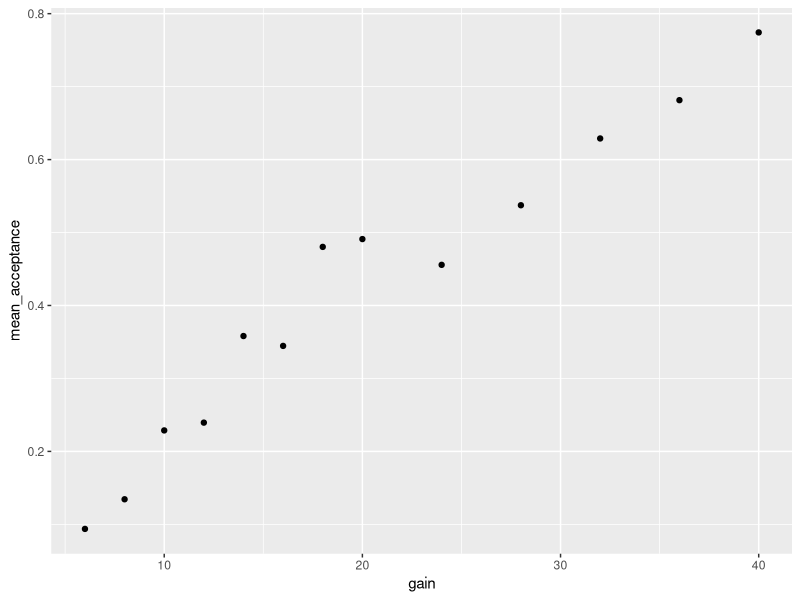
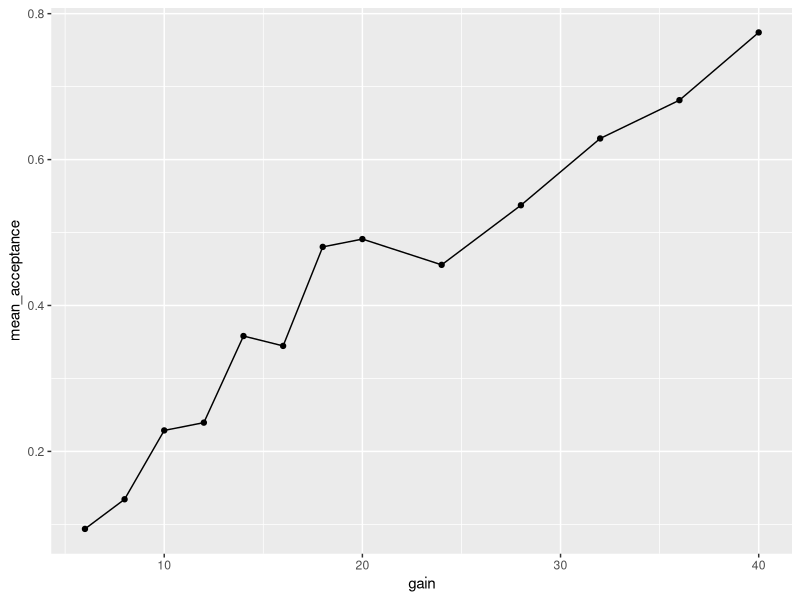
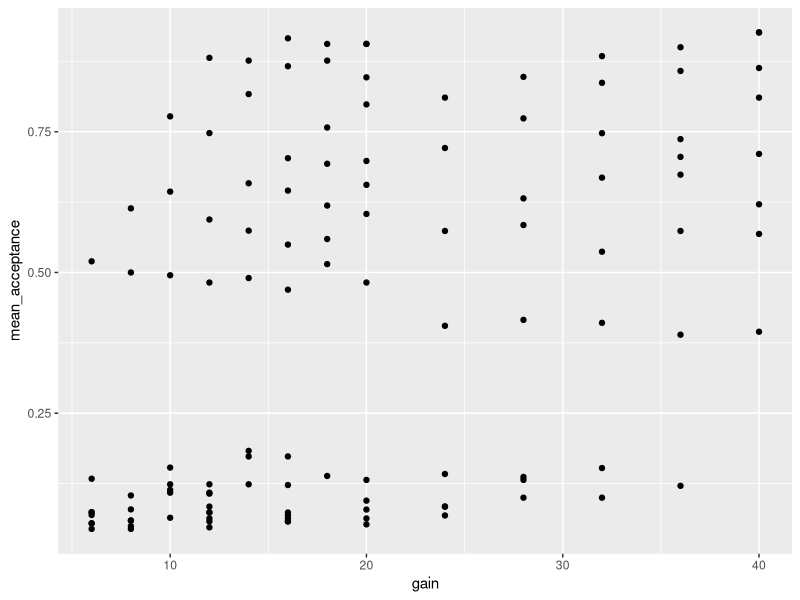
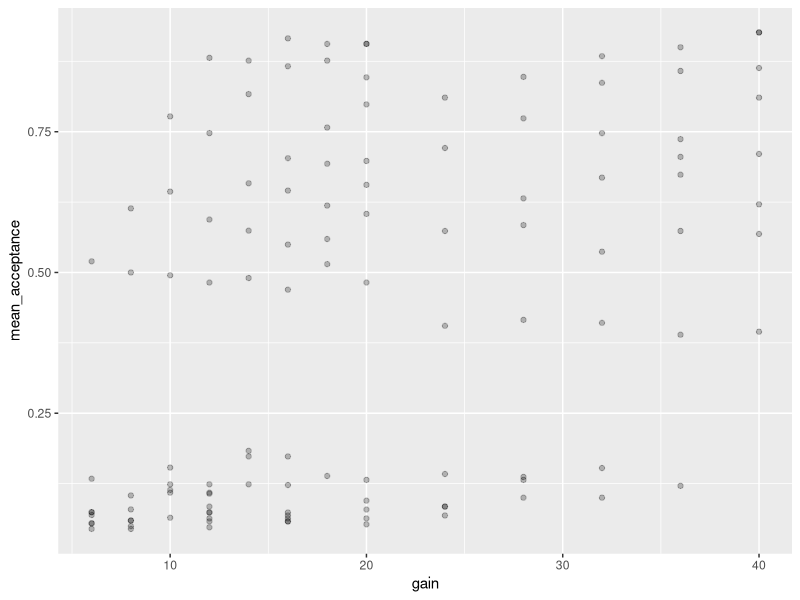
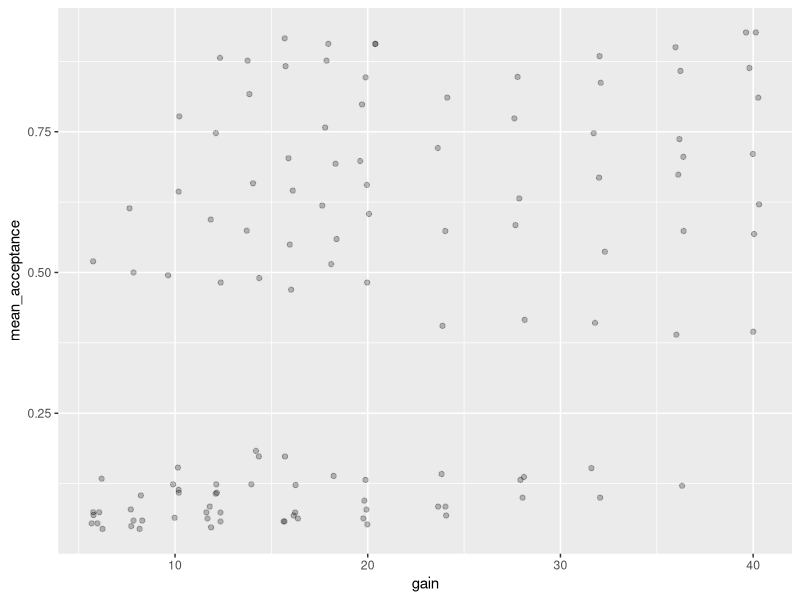
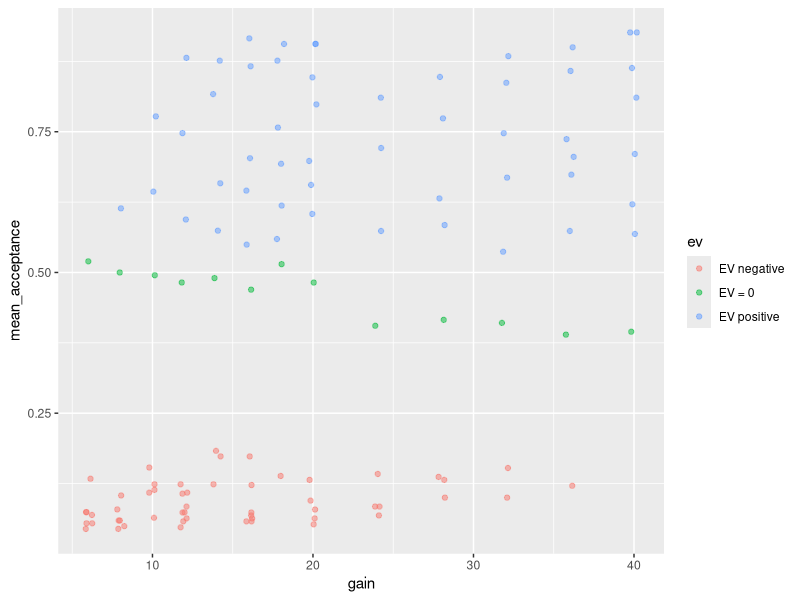
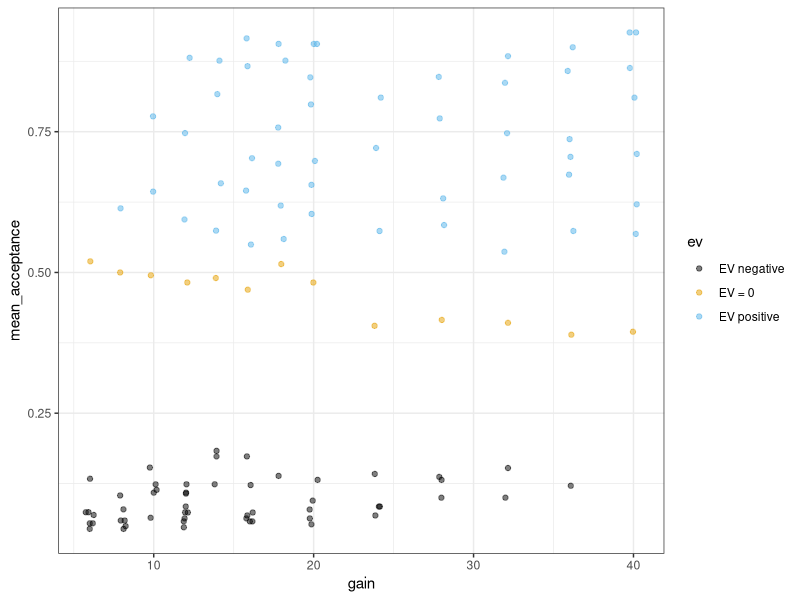
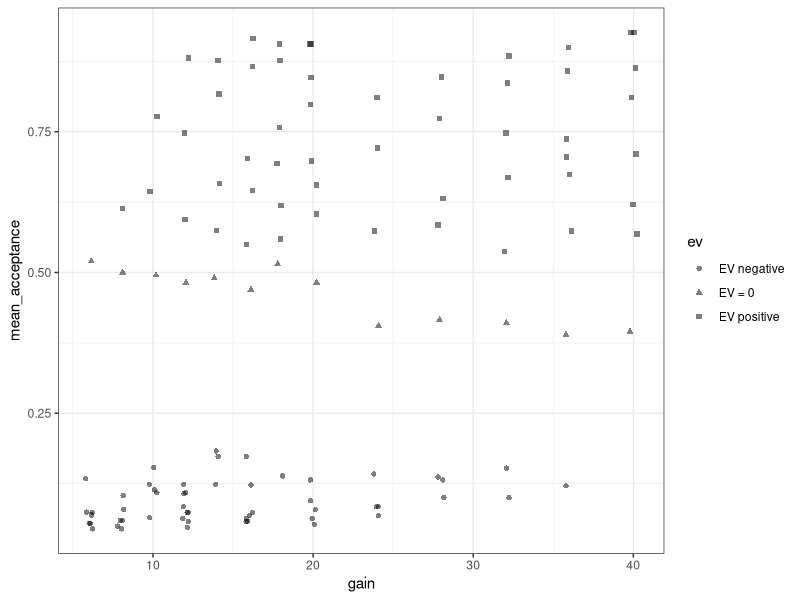

Reproduce these figures in R, in order. (Note: this script raises an error after producing the figures.)
## ---- message=FALSE-----------------------------------------------------
library("tidyverse")
ws1a <- read_csv("data/ws2015_exp1a.csv")
ws1b <- read_csv("data/ws2015_exp1b.csv")
ws1a <- ws1a %>%
  mutate(subno = factor(paste0("e1a_", subno)))
ws1b <- ws1b %>%
  mutate(subno = factor(paste0("e1b_", subno)))
ws1 <- bind_rows(ws1a, ws1b)
ws1 <- ws1 %>% 
  mutate(
    response = factor(response, levels = c("reject", "accept")),
    condition = factor(
      condition, 
      levels = c(40.2, 20.2, 40.4, 20.4), 
      labels = c("-$20/+$40", "-$20/+$20", "-$40/+$40", "-$40/+$20")
    )
  )
glimpse(ws1)


## -----------------------------------------------------------------------
lot_sum <- ws1 %>% 
  group_by(gain) %>% 
  summarise(mean_acceptance = mean(resp))
lot_sum


## ----first-fig----------------------------------------------------------
ggplot(lot_sum, aes(x = gain, y = mean_acceptance)) +
  geom_point()


## -----------------------------------------------------------------------
ggplot(lot_sum, aes(x = gain, y = mean_acceptance)) +
  geom_point() +
  geom_line()


## -----------------------------------------------------------------------
lot_sum2 <- ws1 %>% 
  filter(condition %in% c("-$20/+$20", "-$40/+$40")) %>% 
  group_by(loss, gain) %>% 
  summarise(mean_acceptance = mean(resp))
lot_sum2


## -----------------------------------------------------------------------
ggplot(lot_sum2, aes(x = gain, y = mean_acceptance)) +
  geom_point()


## -----------------------------------------------------------------------
ggplot(lot_sum2, aes(x = gain, y = mean_acceptance)) +
  geom_point(alpha = 0.25)


## -----------------------------------------------------------------------
ggplot(lot_sum2, aes(x = gain, y = mean_acceptance)) +
  geom_jitter(width = 0.4, alpha = 0.25)


## -----------------------------------------------------------------------
lot_sum2 <- lot_sum2 %>% 
  mutate(ev = case_when(
    gain == loss ~ "EV = 0",
    gain < loss ~ "EV negative",
    gain > loss ~ "EV positive"
  )) %>% 
  mutate(
    ev = factor(ev, levels = c("EV negative", "EV = 0", "EV positive"))
  )
lot_sum2


## -----------------------------------------------------------------------
ggplot(lot_sum2, aes(x = gain, y = mean_acceptance, colour = ev)) +
  geom_jitter(width = 0.25, alpha = 0.5)


## -----------------------------------------------------------------------
ggplot(lot_sum2, aes(x = gain, y = mean_acceptance, colour = ev)) +
  geom_jitter(width = 0.25, alpha = 0.5) +
  ggthemes::scale_colour_colorblind() +
  theme_bw()


## -----------------------------------------------------------------------
ggplot(lot_sum2, aes(x = gain, y = mean_acceptance, shape = ev)) +
  geom_jitter(width = 0.25, alpha = 0.5) +
  ggthemes::scale_colour_colorblind() +
  theme_bw()


## -----------------------------------------------------------------------
ggplot(lot_sum2, aes(x = gain, y = mean_acceptance, 
                     shape = ev, colour = ev)) +
  geom_jitter(width = 0.25, alpha = 0.5) +
  ggthemes::scale_colour_colorblind() +
  theme_bw()


## -----------------------------------------------------------------------
ggplot(lot_sum2, aes(x = gain, y = mean_acceptance, 
                     colour = ev, size = loss)) +
  geom_jitter(width = 0.25, alpha = 0.5) +
  ggthemes::scale_colour_colorblind() +
  theme_bw()


## -----------------------------------------------------------------------
lot_sum_all <- ws1 %>% 
  group_by(condition, loss, gain) %>% 
  summarise(mean_acceptance = mean(resp)) %>% 
  mutate(ev = case_when(
    gain == loss ~ "EV = 0",
    gain < loss ~ "EV negative",
    gain > loss ~ "EV positive"
  )) %>% 
  mutate(
    ev = factor(ev, levels = c("EV negative", "EV = 0", "EV positive"))
  )
lot_sum_all


## ---- fig.asp = 0.8-----------------------------------------------------
ggplot(lot_sum_all, aes(x = gain, y = mean_acceptance, 
                        colour = ev)) +
  geom_jitter(width = 0.25, alpha = 0.5) +
  ggthemes::scale_colour_colorblind() +
  theme_bw() +
  facet_wrap(vars(condition)) 


## ---- fig.asp = 0.9-----------------------------------------------------
ggplot(lot_sum_all, aes(x = gain, y = mean_acceptance, 
                        colour = ev)) +
  geom_jitter(width = 0.25, alpha = 0.5) +
  ggthemes::scale_colour_colorblind() +
  theme_bw() +
  facet_wrap(vars(condition)) + 
  theme(legend.position = "bottom")


## -----------------------------------------------------------------------
theme_set(theme_bw(base_size = 15) + 
            theme(legend.position="bottom", 
                  panel.grid.major.x = element_blank()))


## -----------------------------------------------------------------------
part_sum <- ws1 %>%
  group_by(condition, subno) %>%   # aggregate for both, condition and subno
  summarise(mean_acc = mean(resp)) 
part_sum


## -----------------------------------------------------------------------
ggplot(part_sum, aes(x = condition, y = mean_acc)) +
  geom_point()


## -----------------------------------------------------------------------
ggplot(part_sum, aes(x = condition, y = mean_acc)) +
  geom_jitter(alpha = 0.25)


## -----------------------------------------------------------------------
ggplot(part_sum, aes(x = condition, y = mean_acc)) +
  geom_jitter(width = 0.2, alpha = 0.25)


## -----------------------------------------------------------------------
library("ggbeeswarm")


## -----------------------------------------------------------------------
ggplot(part_sum, aes(x = condition, y = mean_acc)) +
  geom_beeswarm()


## -----------------------------------------------------------------------
ggplot(part_sum, aes(x = condition, y = mean_acc)) +
  geom_quasirandom()


## -----------------------------------------------------------------------
ggplot(part_sum, aes(x = condition, y = mean_acc)) +
  geom_boxplot()


## ----annotated-boxplot, fig.cap='Annotated variant of box plot.', echo=FALSE----
knitr::include_graphics("figures/annotated_boxplot.jpeg")


## -----------------------------------------------------------------------
ggplot(part_sum, aes(x = condition, y = mean_acc)) +
  geom_violin()


## -----------------------------------------------------------------------
ggplot(part_sum, aes(x = condition, y = mean_acc)) +
  geom_violin(draw_quantiles = c(0.25, 0.5, 0.75))


## ----dynamite-plot, echo=FALSE, fig.cap="Example of a dynamite plot. This plot type is never really recommended."----
ggplot(part_sum) +
  aes(x = condition, y = mean_acc) +
  stat_summary(geom = "bar", fun = "mean", width = 0.8) +
  stat_summary(geom = "errorbar", fun.data = "mean_se", width = 0.2)


## ----annotated-errorbars, echo=FALSE------------------------------------
knitr::include_graphics("figures/annotated-error-bars.jpeg")


## ----datasaurus, fig.cap='The "datasaurus dozen". Two variables that maintain their summary statistics while dramatically changing the shape of the data points. From Justin Matejka and George Fitzmaurice: https://www.autodesk.com/research/publications/same-stats-different-graphs', echo=FALSE----
knitr::include_graphics("figures/DinoSequentialSmaller.gif")


## -----------------------------------------------------------------------
ggplot(part_sum, aes(x = condition, y = mean_acc)) +
  geom_quasirandom() +
  stat_summary()


## -----------------------------------------------------------------------
ggplot(part_sum, aes(x = condition, y = mean_acc)) +
  geom_quasirandom(alpha = 0.2) +
  stat_summary()


## ---- include=FALSE, eval=FALSE-----------------------------------------
## ## not included because probably too complicated here
## ggplot(part_sum, aes(x = condition, y = mean_acc)) +
##   geom_quasirandom(alpha = 0.2) +
##   stat_summary() +
##   stat_summary(aes(group = 1), geom = "line", fun = "mean")


## -----------------------------------------------------------------------
ggplot(part_sum, aes(mean_acc)) +
  geom_histogram()


## -----------------------------------------------------------------------
ggplot(part_sum, aes(mean_acc)) +
  geom_histogram(bins = 50)


## -----------------------------------------------------------------------
ggplot(part_sum, aes(mean_acc)) +
  geom_histogram(bins = 20)


## -----------------------------------------------------------------------
ggplot(part_sum, aes(mean_acc)) +
  geom_histogram(binwidth = 0.1 / 3, boundary = 0)


## -----------------------------------------------------------------------
part_sum <- part_sum %>% 
  mutate(
    condition2 = if_else(condition %in% c("-$20/+$20", "-$40/+$40"), 
                         "symmetric", as.character(condition))
  ) %>% 
  mutate(condition2 = factor(
    condition2, 
    levels = c("-$20/+$40", "symmetric", "-$40/+$20"))
  )


## -----------------------------------------------------------------------
ggplot(part_sum, aes(x = mean_acc)) +
  geom_histogram(binwidth = 0.1 / 3, boundary = 0) +
  facet_wrap(vars(condition2))


## -----------------------------------------------------------------------
ggplot(part_sum, aes(x = mean_acc, y = after_stat(density))) +
  geom_histogram(binwidth = 0.1 / 3, boundary = 0) +
  facet_wrap(vars(condition2))


## -----------------------------------------------------------------------
ggplot(part_sum, aes(x = mean_acc, y = after_stat(density * width))) +
  geom_histogram(binwidth = 0.1 / 3, boundary = 0) +
  facet_wrap(vars(condition2))


## -----------------------------------------------------------------------
ggplot(part_sum, aes(x = mean_acc, y = after_stat(density * width))) +
  geom_histogram(binwidth = 0.1 / 3, boundary = 0) +
  facet_wrap(vars(condition2)) +
  labs(y = "proportion")


## ---- include=FALSE, eval=FALSE-----------------------------------------
## ## just to check
## part_sum %>%
##   filter(condition == "-$20/+$40") %>%
##   ggplot(aes(x = mean_acc, y = after_stat(count/sum(count)))) +
##   geom_histogram(binwidth = 0.1 / 3, boundary = 0)  +
##   coord_cartesian(ylim = c(0, 0.15))

